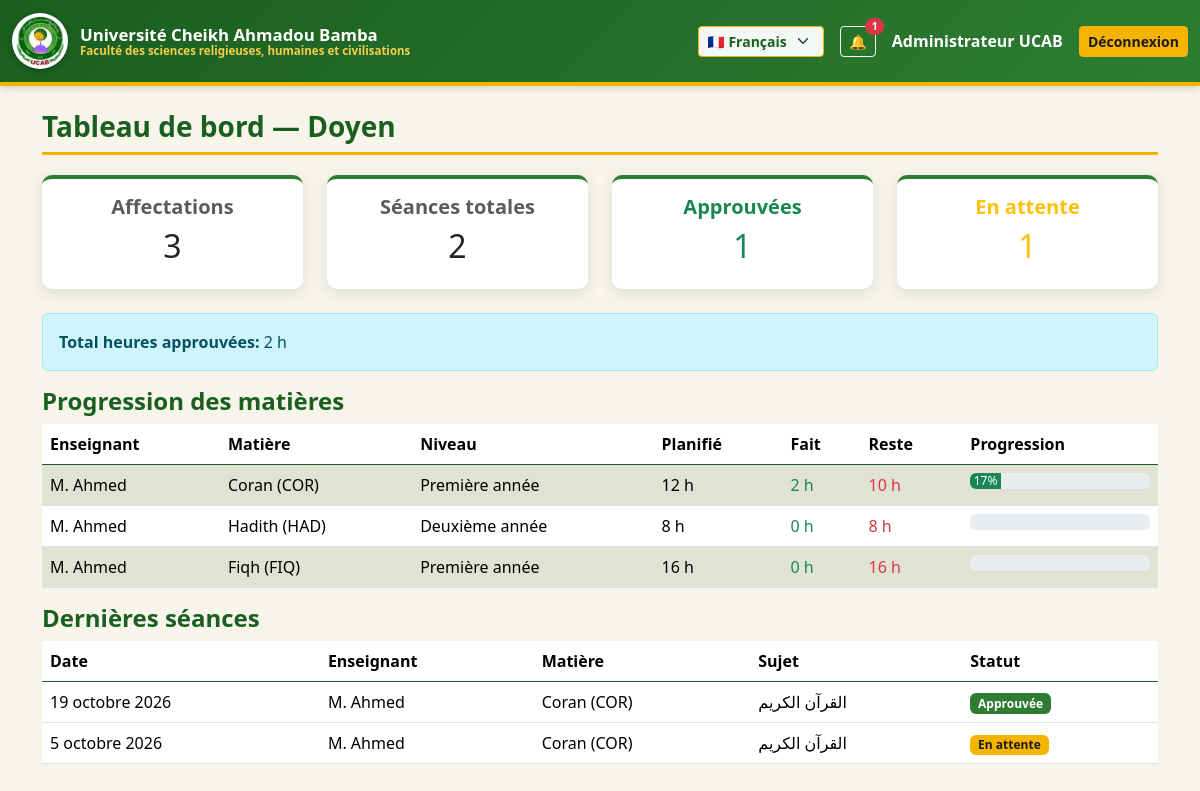
The page /dean/ (signed in) on the database its author committed.
### accounts/models.py (models this page shows, shortened)
class User(AbstractUser):
    class Role(models.TextChoices):
        TEACHER    = "teacher",    _("Enseignant")
        SECRETARY  = "secretary",  _("Secrétaire")
        DIRECTOR   = "director",   _("Directeur des études")
        DEAN       = "dean",       _("Doyen")
        ACCOUNTANT = "accountant", _("Comptable")
    role = models.CharField(_("Rôle"), max_length=20,
                            choices=Role.choices, default=Role.TEACHER)
    display_name_fr = models.CharField(_("Nom en français"), max_length=150, blank=True)
    display_name_ar = models.CharField(_("الاسم بالعربية"), max_length=150, blank=True)
    class Meta:
        verbose_name = _("Utilisateur")
        verbose_name_plural = _("Utilisateurs")
    def __str__(self):
        return self.display_name_fr or self.get_full_name() or self.username
    @property
    def is_dean(self):       return self.role == self.Role.DEAN
    @property
    def is_admin_user(self):
        return self.is_superuser

### academics/models.py (models this page shows, shortened)
class TeachingAssignment(models.Model):
    class Weekday(models.IntegerChoices):
        MONDAY    = 0, _("Lundi")
        TUESDAY   = 1, _("Mardi")
        WEDNESDAY = 2, _("Mercredi")
        THURSDAY  = 3, _("Jeudi")
        FRIDAY    = 4, _("Vendredi")
        SATURDAY  = 5, _("Samedi")
    teacher = models.ForeignKey(
        settings.AUTH_USER_MODEL, on_delete=models.PROTECT,
        limit_choices_to={"role": "teacher"},
        related_name="assignments", verbose_name=_("Enseignant"),
    )
    subject = models.ForeignKey(Subject, on_delete=models.PROTECT, verbose_name=_("Matière"))
    level   = models.ForeignKey(Level,   on_delete=models.PROTECT, verbose_name=_("Niveau"))
    weekday = models.PositiveSmallIntegerField(_("Jour"), choices=Weekday.choices)
    start_time = models.TimeField(_("Heure de début"))
    duration_hours = models.PositiveSmallIntegerField(_("Durée (heures)"), default=2)
    planned_sessions = models.PositiveIntegerField(
        _("Nombre de séances prévues"), default=0,
        help_text=_("Nombre total de séances prévues pour cette matière."),
    )
    created_by = models.ForeignKey(
        settings.AUTH_USER_MODEL, on_delete=models.SET_NULL,
        null=True, blank=True, related_name="created_assignments",
        verbose_name=_("Créé par"),
    )
    created_at = models.DateTimeField(auto_now_add=True)
    class Meta:
        verbose_name = _("Affectation")
        verbose_name_plural = _("Affectations")
        constraints = [
            models.UniqueConstraint(
                fields=["teacher", "subject", "level", "weekday", "start_time"],
                name="uniq_assignment_slot",
            )
        ]
    @property
    def planned_hours(self):
        return self.planned_sessions * self.duration_hours
    @property
    def completed_sessions(self):
        return self.sessions.filter(status=Session.Status.APPROVED).count()
    @property
    def completed_hours(self):
        return self.completed_sessions * self.duration_hours
    @property
    def remaining_hours(self):
        return max(0, self.planned_hours - self.completed_hours)
    @property
    def progress_percent(self):
        if self.planned_sessions == 0:
            return 0
        return round(100 * self.completed_sessions / self.planned_sessions)

class Subject(models.Model):
    name_fr = models.CharField(_("Nom (français)"), max_length=150)
    name_ar = models.CharField(_("الاسم بالعربية"), max_length=150)
    code    = models.CharField(_("Code"), max_length=20, unique=True)
    class Meta:
        verbose_name = _("Matière")
        verbose_name_plural = _("Matières")
    def __str__(self):
        return f"{self.name_fr} ({self.code})"

class Level(models.Model):
    name_fr = models.CharField(_("Nom (français)"), max_length=100, unique=True)
    name_ar = models.CharField(_("الاسم بالعربية"), max_length=100, unique=True)
    order   = models.PositiveIntegerField(_("Ordre"), default=0)
    class Meta:
        ordering = ["order", "name_fr"]
        verbose_name = _("Niveau")
        verbose_name_plural = _("Niveaux")
    def __str__(self):
        return self.name_fr

class Session(models.Model):
    class Status(models.TextChoices):
        DRAFT     = "draft",     _("Brouillon")
        SUBMITTED = "submitted", _("En attente de validation")
        APPROVED  = "approved",  _("Approuvée")
        REJECTED  = "rejected",  _("Rejetée")
    assignment = models.ForeignKey(
        TeachingAssignment, on_delete=models.PROTECT,
        related_name="sessions", verbose_name=_("Affectation"),
    )
    date  = models.DateField(_("Date de la séance"), default=timezone.localdate)
    topic = models.CharField(_("Sujet étudié"), max_length=255)
    notes = models.TextField(_("Remarques"), blank=True)
    teacher = models.ForeignKey(settings.AUTH_USER_MODEL, on_delete=models.PROTECT,
                                related_name="sessions")
    subject = models.ForeignKey(Subject, on_delete=models.PROTECT, related_name="sessions")
    level   = models.ForeignKey(Level,   on_delete=models.PROTECT, related_name="sessions")
    weekday = models.PositiveSmallIntegerField(_("Jour"))
    start_time = models.TimeField(_("Heure de début"))
    duration_hours = models.PositiveSmallIntegerField(_("Heures"), default=2)
    status = models.CharField(
        _("Statut"), max_length=20,
        choices=Status.choices, default=Status.DRAFT,
    )
    submitted_at = models.DateTimeField(_("Envoyée à"), null=True, blank=True)
    reviewed_at  = models.DateTimeField(_("Révisée à"), null=True, blank=True)
    reviewed_by  = models.ForeignKey(
        settings.AUTH_USER_MODEL, on_delete=models.SET_NULL,
        null=True, blank=True, related_name="reviewed_sessions",
        verbose_name=_("Révisée par"),
    )
    rejection_reason = models.TextField(_("Motif de rejet"), blank=True)
    created_at = models.DateTimeField(auto_now_add=True)
    updated_at = models.DateTimeField(auto_now=True)
    last_edited_by = models.ForeignKey(
        settings.AUTH_USER_MODEL, on_delete=models.SET_NULL,
        null=True, blank=True, related_name="edited_sessions",
        verbose_name=_("Dernière modification par"),
    )
    locked_at  = models.DateTimeField(_("Verrouillé à"), null=True, blank=True)
    class Meta:
        ordering = ["-date", "-start_time"]
        verbose_name = _("Séance")
        verbose_name_plural = _("Séances")
        indexes = [
            models.Index(fields=["teacher", "date"]),
            models.Index(fields=["level", "date"]),
            models.Index(fields=["status"]),
        ]

### academics/views.py (the view)
# urls.py: path("dean/", views.dean_dashboard, name="dean_dashboard"),
@login_required
def dean_dashboard(request):
    _require_dean(request.user)
    total_assignments = TeachingAssignment.objects.count()
    total_sessions = Session.objects.count()
    total_approved = Session.objects.filter(status=Session.Status.APPROVED).count()
    total_pending = Session.objects.filter(status=Session.Status.SUBMITTED).count()
    total_hours = (Session.objects
                   .filter(status=Session.Status.APPROVED)
                   .aggregate(total=Sum("duration_hours"))["total"] or 0)
    assignments_progress = []
    for a in TeachingAssignment.objects.select_related("teacher", "subject", "level"):
        assignments_progress.append({
            "assignment": a,
            "planned": a.planned_hours,
            "done": a.completed_hours,
            "remaining": a.remaining_hours,
            "percent": a.progress_percent,
        })
    recent = Session.objects.select_related("teacher", "subject").order_by("-date")[:15]
    return render(request, "academics/dean_dashboard.html", {
        "total_assignments": total_assignments,
        "total_sessions": total_sessions,
        "total_approved": total_approved,
        "total_pending": total_pending,
        "total_hours": total_hours,
        "assignments_progress": assignments_progress,
        "recent": recent,
    })

### academics/context_processors.py (called while the page is built)
def unread_notifications(request):
    if not request.user.is_authenticated:
        return {"unread_count": 0, "recent_notifications": []}
    qs = Notification.objects.filter(recipient=request.user, is_read=False)
    return {
        "unread_count": qs.count(),
        "recent_notifications": qs[:5],
    }

### academics/views.py (called while the page is built)
def _require_dean(u):
    if not (u.is_authenticated and (u.is_dean or u.is_admin_user)):
        raise PermissionDenied(_("Page réservée au doyen."))

### templates/academics/dean_dashboard.html (shortened to what this page needs)
{% extends "base.html" %}
{% load i18n %}
{% block content %}
<h3>{% trans "Tableau de bord — Doyen" %}</h3>
<div class="row mb-4">
  <div class="col-md-3"><div class="card text-center"><div class="card-body">
    <h5 class="text-muted">{% trans "Affectations" %}</h5>
    <h2>{{ total_assignments }}</h2>
  </div></div></div>
  <div class="col-md-3"><div class="card text-center"><div class="card-body">
    <h5 class="text-muted">{% trans "Séances totales" %}</h5>
    <h2>{{ total_sessions }}</h2>
  </div></div></div>
  <div class="col-md-3"><div class="card text-center"><div class="card-body">
    <h5 class="text-success">{% trans "Approuvées" %}</h5>
    <h2 class="text-success">{{ total_approved }}</h2>
  </div></div></div>
  <div class="col-md-3"><div class="card text-center"><div class="card-body">
    <h5 class="text-warning">{% trans "En attente" %}</h5>
    <h2 class="text-warning">{{ total_pending }}</h2>
  </div></div></div>
</div>
<div class="alert alert-info">
  <strong>{% trans "Total heures approuvées" %}:</strong> {{ total_hours }} h
</div>
<h4>{% trans "Progression des matières" %}</h4>
<table class="table table-striped">
  <thead><tr>
    <th>{% trans "Enseignant" %}</th><th>{% trans "Matière" %}</th>
    <th>{% trans "Niveau" %}</th><th>{% trans "Planifié" %}</th>
    <th>{% trans "Fait" %}</th><th>{% trans "Reste" %}</th><th>{% trans "Progression" %}</th>
  </tr></thead>
  <tbody>
    {% for p in assignments_progress %}
      <tr>
        <td>{{ p.assignment.teacher }}</td>
        <td>{{ p.assignment.subject }}</td>
        <td>{{ p.assignment.level }}</td>
        <td>{{ p.planned }} h</td>
        <td class="text-success">{{ p.done }} h</td>
        <td class="text-danger">{{ p.remaining }} h</td>
        <td>
          <div class="progress" style="min-width:100px">
            <div class="progress-bar bg-success" style="width: {{ p.percent }}%">
              {{ p.percent }}%
            </div>
          </div>
        </td>
      </tr>
    {% empty %}
      <tr><td colspan="7">{% trans "Aucune donnée." %}</td></tr>
    {% endfor %}
  </tbody>
</table>
<h4>{% trans "Dernières séances" %}</h4>
<table class="table">
  <thead><tr>
    <th>{% trans "Date" %}</th><th>{% trans "Enseignant" %}</th>
    <th>{% trans "Matière" %}</th><th>{% trans "Sujet" %}</th><th>{% trans "Statut" %}</th>
  </tr></thead>
  <tbody>
    {% for s in recent %}
      <tr>
        <td>{{ s.date }}</td><td>{{ s.teacher }}</td>
        <td>{{ s.subject }}</td><td>{{ s.topic }}</td>
        <td>
          {% if s.status == "draft" %}<span class="badge bg-secondary">Brouillon</span>
          {% elif s.status == "submitted" %}<span class="badge bg-warning text-dark">En attente</span>
          {% elif s.status == "approved" %}<span class="badge bg-success">Approuvée</span>
          {% elif s.status == "rejected" %}<span class="badge bg-danger">Rejetée</span>
          {% endif %}
        </td>
      </tr>
    {% empty %}
      <tr><td colspan="5">{% trans "Aucune séance." %}</td></tr>
    {% endfor %}
  </tbody>
</table>
{% endblock %}

### templates/base.html (shortened to what this page needs)
{% load i18n static %}
{% get_current_language as LANG %}
<!doctype html>
<html lang="{{ LANG }}" dir="{% if LANG == 'ar' %}rtl{% else %}ltr{% endif %}">
<head>
  {% if LANG == 'ar' %}
    <link href="https://cdn.jsdelivr.net/npm/bootstrap@5.3.3/dist/css/bootstrap.rtl.min.css" rel="stylesheet">
  {% else %}
    <link href="https://cdn.jsdelivr.net/npm/bootstrap@5.3.3/dist/css/bootstrap.min.css" rel="stylesheet">
  {% endif %}
  <link href="{% static 'css/style.css' %}" rel="stylesheet">
</head>
<body>
<nav class="navbar navbar-expand-lg navbar-ucab mb-4">
  <div class="container-fluid">
    <a class="navbar-brand" href="{% url 'academics:dashboard' %}">
      <img src="{% static 'img/logo.png' %}" alt="UCAB">
      <div class="brand-text">
        <span class="uni-name">{% trans "Université Cheikh Ahmadou Bamba" %}</span>
        <span class="fac-name">{% trans "Faculté des sciences religieuses, humaines et civilisations" %}</span>
      </div>
    </a>
    <div class="ms-auto d-flex align-items-center gap-3">
      <form action="{% url 'set_language' %}" method="post" class="lang-switcher">
        <select name="language" class="form-select form-select-sm" onchange="this.form.submit()">
          <option value="fr" {% if LANG == 'fr' %}selected{% endif %}>🇫🇷 Français</option>
        </select>
      </form>
      {% if user.is_authenticated %}
        <a href="{% url 'academics:notifications_list' %}" class="btn btn-sm btn-outline-light position-relative">
          🔔
          {% if unread_count %}
            <span class="position-absolute top-0 start-100 translate-middle badge rounded-pill bg-danger">
              {{ unread_count }}
            </span>
          {% endif %}
        </a>
        <span class="text-white fw-semibold">{{ user }}</span>
        <a class="btn btn-sm btn-warning" href="{% url 'accounts:logout' %}">
          {% trans "Déconnexion" %}
        </a>
      {% endif %}
    </div>
  </div>
</nav>
<div class="container">
  {% block content %}{% endblock %}
</div>
</body>
</html>

### static/css/style.css (style rules this page uses)
:root { --ucab-green-dark: #1a5e20; --ucab-green: #2e7d32; --ucab-green-light: #4caf50; --ucab-gold: #f4b400; --ucab-gold-light: #ffd54f; --ucab-purple: #7b3fa0; --ucab-cream: #f7f4e9; --ucab-dark-text: #1b1b1b; }
body { background-color: var(--ucab-cream); color: var(--ucab-dark-text); padding-bottom: 40px; font-family: "Segoe UI", "Tahoma", "Amiri", sans-serif; }
.navbar-ucab { background: linear-gradient(135deg, var(--ucab-green-dark) 0%, var(--ucab-green) 100%) !important; border-bottom: 4px solid var(--ucab-gold); box-shadow: 0 2px 8px rgba(0,0,0,0.15); }
.navbar-ucab .navbar-brand { color: #fff !important; font-weight: 600; display: flex; align-items: center; gap: 12px; }
.navbar-ucab .navbar-brand img { height: 56px; width: 56px; border-radius: 50%; background: #fff; padding: 3px; box-shadow: 0 2px 6px rgba(0,0,0,0.25); }
.navbar-ucab .brand-text { display: flex; flex-direction: column; line-height: 1.15; }
.navbar-ucab .brand-text .uni-name { font-size: 1.05rem; font-weight: 700; color: #fff; }
.navbar-ucab .brand-text .fac-name { font-size: 0.72rem; color: var(--ucab-gold-light); opacity: 0.95; }
.card { border: none; border-top: 4px solid var(--ucab-green); box-shadow: 0 4px 14px rgba(26, 94, 32, 0.12); border-radius: 10px; }
.btn-warning { background-color: var(--ucab-gold) !important; border-color: var(--ucab-gold) !important; color: #1b1b1b !important; font-weight: 600; }
.table thead { background-color: var(--ucab-green-dark); color: #fff; }
.table thead th { border-color: var(--ucab-green-dark); font-weight: 600; }
.table-striped > tbody > tr:nth-of-type(odd) > * { background-color: rgba(46, 125, 50, 0.05); }
h3, h4, h5 { color: var(--ucab-green-dark); font-weight: 700; }
h3 { border-bottom: 3px solid var(--ucab-gold); padding-bottom: 8px; margin-bottom: 20px; }
.badge.bg-success { background-color: var(--ucab-green) !important; }
.badge.bg-warning { background-color: var(--ucab-gold) !important; color: #1b1b1b !important; }
.lang-switcher .form-select { background-color: rgba(255,255,255,0.95); border: 1px solid var(--ucab-gold); color: var(--ucab-green-dark); font-weight: 600; }

### rows shown on the page
User: display_name_fr "Administrateur UCAB"
TeachingAssignment: assignment.teacher "M. Ahmed", assignment.subject "Coran (COR)", assignment.level "Première année", planned "12", done "2", remaining "10", percent "17"
TeachingAssignment: assignment.teacher "M. Ahmed", assignment.subject "Hadith (HAD)", assignment.level "Deuxième année", planned "8", done "0", remaining "8"
TeachingAssignment: assignment.teacher "M. Ahmed", assignment.subject "Fiqh (FIQ)", assignment.level "Première année", planned "16", done "0", remaining "16"
Session: date "19 octobre 2026", teacher "M. Ahmed", subject "Coran (COR)", topic "القرآن الكريم", status "Approuvée"
Session: date "5 octobre 2026", teacher "M. Ahmed", subject "Coran (COR)", topic "القرآن الكريم", status "En attente"

### other values the page prints
{{ unread_count }} "1"
{{ total_assignments }} "3"
{{ total_sessions }} "2"
{{ total_approved }} "1"
{{ total_pending }} "1"
{{ total_hours }} "2"
